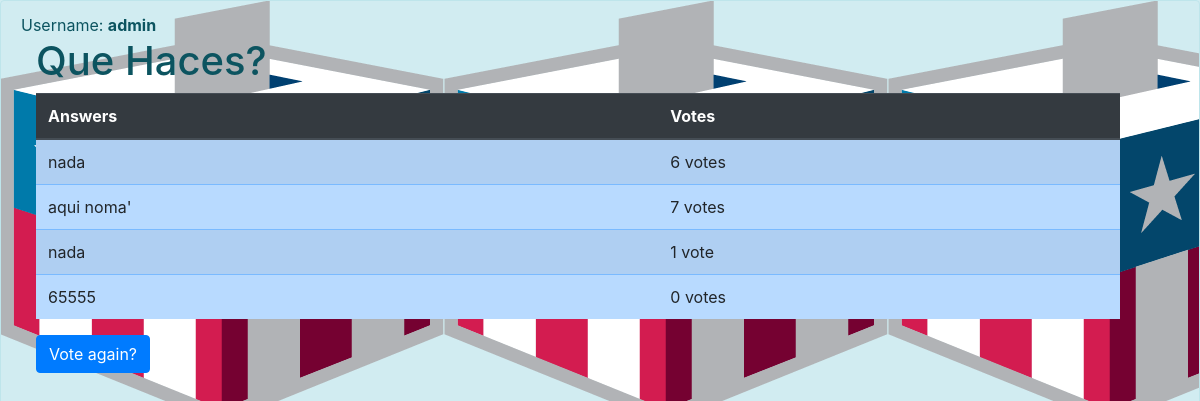
Screenshot of /polls/2/results/ (signed in) with the database file from the repository.
### polls/models.py (models this page shows, shortened)
class Question(models.Model):
    question_text = models.CharField("Question", max_length=200, unique=True)
    pub_date = models.DateTimeField("Date Published")
    def was_published_recently(self):
        now = timezone.now()
        return now - timedelta(days=1) <= self.pub_date <= now
    was_published_recently.admin_order_field = "pub_date"
    was_published_recently.boolean = True
    was_published_recently.short_description = "Published recently?"

class Choice(models.Model):
    question = models.ForeignKey(Question, on_delete=models.CASCADE)
    choice_text = models.CharField("Choice", max_length=200)
    votes = models.IntegerField("Votes", default=0)

### polls/views.py (the view)
# urls.py: path("<int:pk>/results/", views.ResultsView.as_view(), name="results"),
class ResultsView(DetailView):
    model = Question
    template_name = "polls/results.html"

### polls/views.py (called while the page is built)
    def get_queryset(self):
        return Question.objects.filter(pub_date__lte=timezone.now())

### polls/templates/polls/results.html (shortened to what this page needs)
{% load static %}
<head>
    <link rel="stylesheet" type="text/css" href="{% static 'polls/style.css' %}">
    <link rel="stylesheet" href="https://maxcdn.bootstrapcdn.com/bootstrap/4.3.1/css/bootstrap.min.css">
</head>
<body
    {% if user.is_authenticated %}
        <div class="alert alert-info alert-dismissible fade show">
            Username: <strong>{{ user.username }} </strong>
        <div class="container-fluid">
        <h1>{{ question.question_text }}</h1>
        <table class="table table-primary table-striped">
            <thead class="thead-dark">
                <tr>
                    <th> Answers </th>
                    <th> Votes </th>
                </tr>
            </thead>
            <tbody>
                {% for choice in question.choice_set.all %}
                <tr>
                <td> {{ choice.choice_text }} </td>
                <td> {{ choice.votes }} vote{{ choice.votes|pluralize }} </td>
                </tr>
                {% endfor %}
            </tbody>
        </table>
        <a class="btn btn-primary" href="{% url 'polls:detail' question.id %}"> Vote again? </a>
        </div>
    {% else %}
        <div class="alert alert-info alert-dismissible fade show">
            <button type="button" class="close" data-dismiss="alert">&times;</button>
            <strong>Welcome new user! </strong>. Please <a href="{% url 'polls:login' %}">log in. </a>
        </div>
    {% endif %}
</body>

### polls/static/polls/style.css (style rules this page uses)
body { background: white url("images/background.png"); }

### rows the page displays
Question: question_text "Que Haces?"
Choice: choice_text "nada", votes "6"
Choice: choice_text "aqui noma'", votes "7"
Choice: choice_text "nada", votes "1"
Choice: choice_text "65555", votes "0"

### other values shown
{{ user.username }} "admin"
